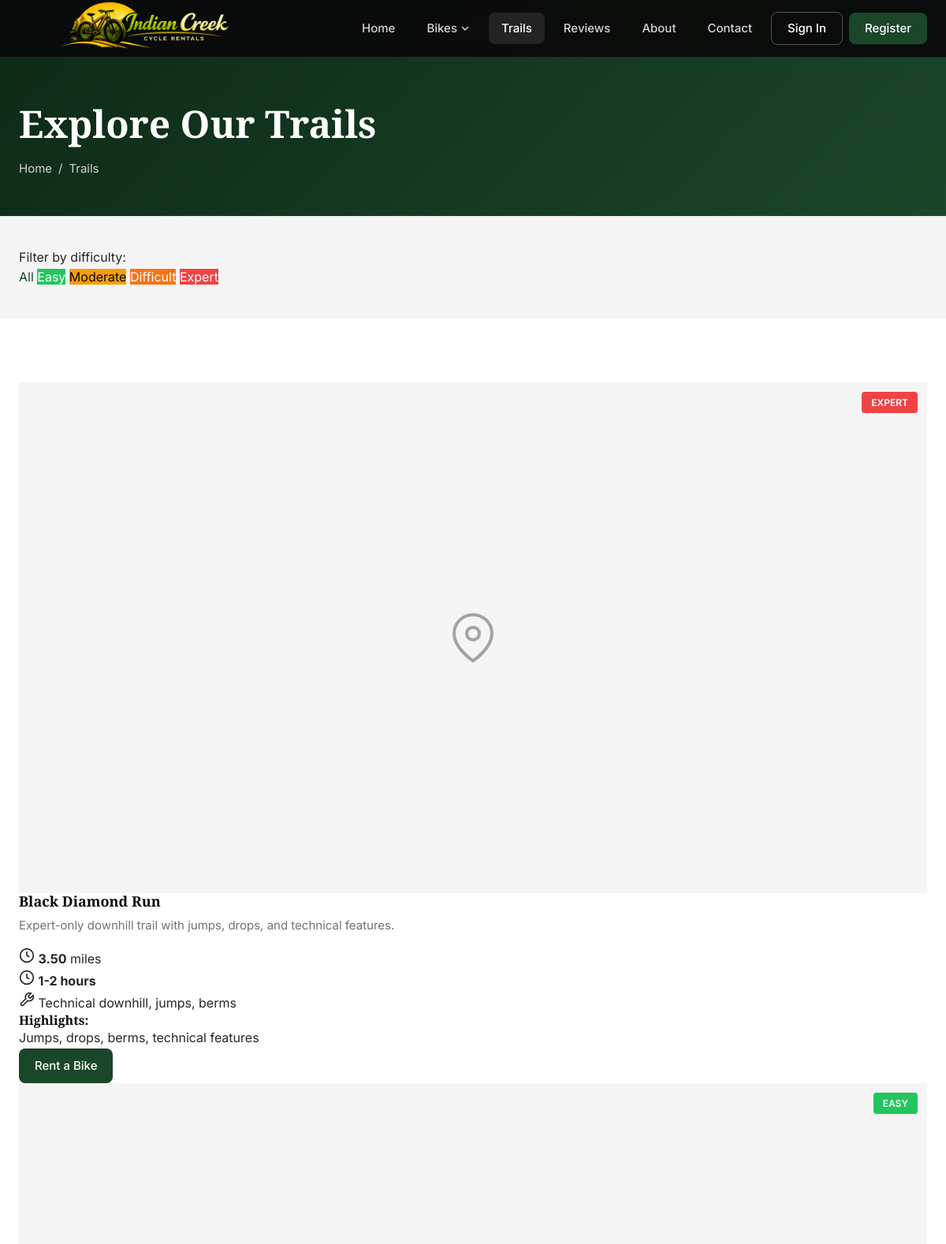
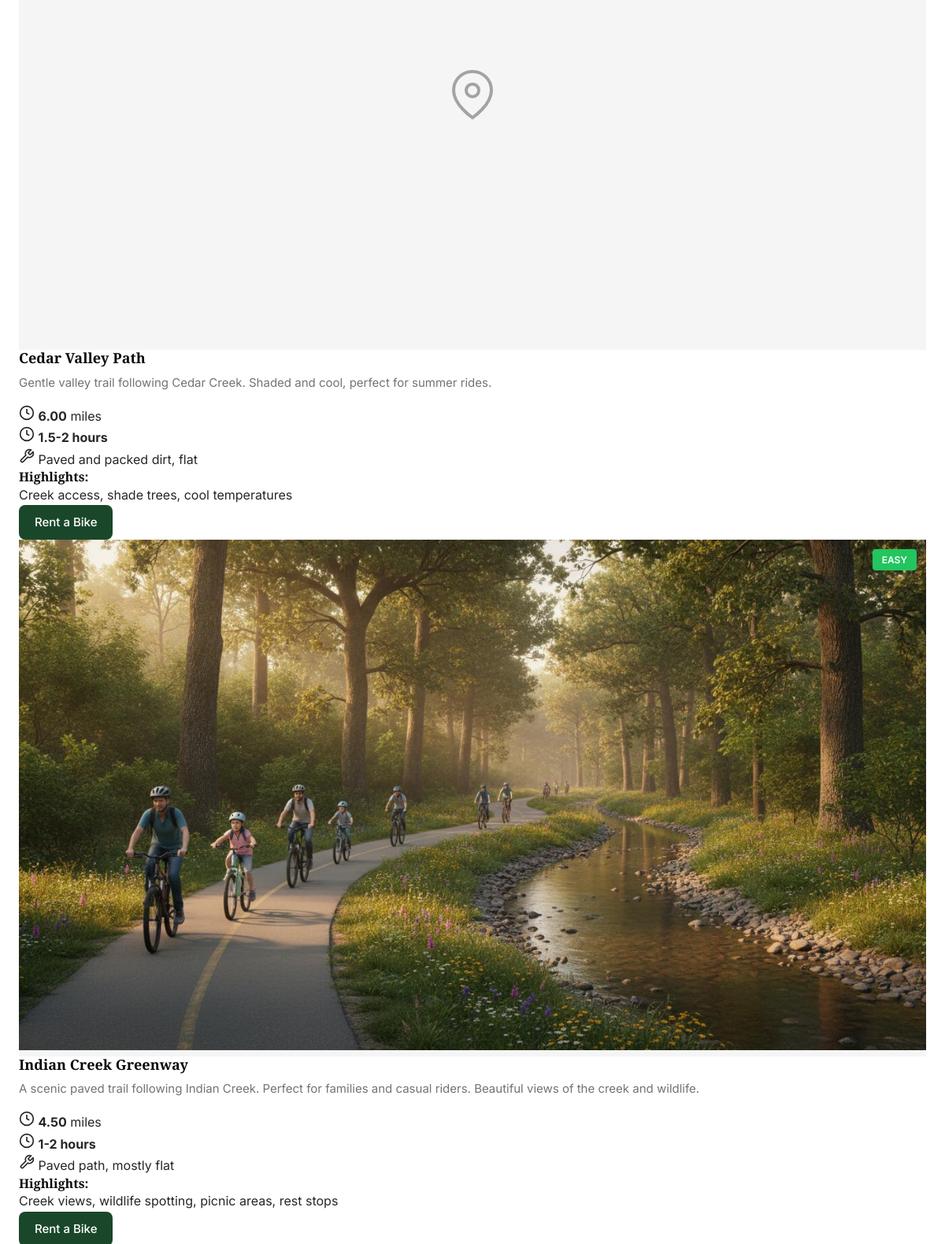
Screenshot of /trails/ (upper part) with the database file from the repository (2 pictures, top to bottom).
### core/models.py (models this page shows, shortened)
class Trail(models.Model):
    DIFFICULTY_LEVELS = [
        ('easy', 'Easy'),
        ('moderate', 'Moderate'),
        ('difficult', 'Difficult'),
        ('expert', 'Expert'),
    ]
    name = models.CharField(max_length=200)
    description = models.TextField()
    difficulty = models.CharField(max_length=20, choices=DIFFICULTY_LEVELS)
    length_miles = models.DecimalField(max_digits=5, decimal_places=2)
    estimated_time = models.CharField(max_length=50, help_text="Estimated time to complete")
    terrain = models.CharField(max_length=200, help_text="Type of terrain")
    highlights = models.TextField(help_text="Key highlights of the trail")
    image = models.ImageField(upload_to='trails/', blank=True, null=True)
    is_featured = models.BooleanField(default=False)
    created_at = models.DateTimeField(auto_now_add=True)
    class Meta:
        ordering = ['name']

### core/views.py (the view)
# urls.py: path('trails/', views.trails, name='trails'),
def trails(request):
    all_trails = Trail.objects.all()
    difficulty = request.GET.get('difficulty')
    if difficulty:
        all_trails = all_trails.filter(difficulty=difficulty)
    context = {
        'trails': all_trails,
        'difficulty_choices': Trail.DIFFICULTY_LEVELS,
        'selected_difficulty': difficulty,
    }
    return render(request, 'core/trails.html', context)

### templates/core/trails.html (shortened to what this page needs)
{% extends 'base.html' %}
{% block content %}
<section class="page-header">
    <div class="container">
        <h1 class="page-title">Explore Our Trails</h1>
        <nav class="breadcrumb">
            <a href="{% url 'home' %}">Home</a>
            <span>/</span>
            <span>Trails</span>
        </nav>
    </div>
</section>
<section class="section-sm section-alt">
    <div class="container">
        <div class="filter-bar">
            <span class="filter-label">Filter by difficulty:</span>
            <div class="filter-buttons">
                <a href="{% url 'trails' %}" class="filter-btn {% if not selected_difficulty %}active{% endif %}">All</a>
                {% for value, label in difficulty_choices %}
                <a href="?difficulty={{ value }}" class="filter-btn difficulty-{{ value }} {% if selected_difficulty == value %}active{% endif %}">{{ label }}</a>
                {% endfor %}
            </div>
        </div>
    </div>
</section>
<section class="section">
    <div class="container">
        <div class="trails-list">
            {% for trail in trails %}
            <div class="trail-item">
                <div class="trail-image">
                    {% if trail.image %}
                    <img src="{{ trail.image.url }}" alt="{{ trail.name }}">
                    {% else %}
                    <div class="trail-image-placeholder">
                        <svg width="64" height="64" viewBox="0 0 24 24" fill="none" stroke="currentColor" stroke-width="1.5">
                            <path d="M21 10c0 7-9 13-9 13s-9-6-9-13a9 9 0 0118 0z"/>
                            <circle cx="12" cy="10" r="3"/>
                        </svg>
                    </div>
                    {% endif %}
                    <span class="trail-difficulty difficulty-{{ trail.difficulty }}">{{ trail.get_difficulty_display }}</span>
                </div>
                <div class="trail-info">
                    <h3 class="trail-name">{{ trail.name }}</h3>
                    <p class="trail-description">{{ trail.description }}</p>
                    <div class="trail-meta-grid">
                        <div class="trail-meta-item">
                            <svg width="20" height="20" viewBox="0 0 24 24" fill="none" stroke="currentColor" stroke-width="2">
                                <circle cx="12" cy="12" r="10"/>
                                <path d="M12 6v6l4 2"/>
                            </svg>
                            <span><strong>{{ trail.length_miles }}</strong> miles</span>
                        </div>
                        <div class="trail-meta-item">
                            <svg width="20" height="20" viewBox="0 0 24 24" fill="none" stroke="currentColor" stroke-width="2">
                                <circle cx="12" cy="12" r="10"/>
                                <path d="M12 6v6l4 2"/>
                            </svg>
                            <span><strong>{{ trail.estimated_time }}</strong></span>
                        </div>
                        <div class="trail-meta-item">
                            <svg width="20" height="20" viewBox="0 0 24 24" fill="none" stroke="currentColor" stroke-width="2">
                                <path d="M14.7 6.3a1 1 0 000 1.4l1.6 1.6a1 1 0 001.4 0l3.77-3.77a6 6 0 01-7.94 7.94l-6.91 6.91a2.12 2.12 0 01-3-3l6.91-6.91a6 6 0 017.94-7.94l-3.76 3.76z"/>
                            </svg>
                            <span>{{ trail.terrain }}</span>
                        </div>
                    </div>
                    <div class="trail-highlights">
                        <h4>Highlights:</h4>
                        <p>{{ trail.highlights }}</p>
                    </div>
                    <div class="trail-actions">
                        <a href="{% url 'bike_list' %}?date={{ request.GET.date|default:'' }}" class="btn btn-primary">Rent a Bike</a>
                    </div>
                </div>
            </div>
            {% endfor %}
        </div>
    </div>
</section>
{% endblock %}

### static/css/main.css (style rules this page uses)
:root { --color-primary: #1a472a; --color-primary-dark: #0d2916; --color-primary-light: #2d6a3e; --color-accent: #c9a227; --color-accent-dark: #a88420; --color-black: #0a0a0a; --color-white: #ffffff; --color-gray-100: #f5f5f5; --color-gray-200: #e5e5e5; --color-gray-300: #d4d4d4; --color-gray-400: #a3a3a3; --color-gray-500: #737373; --color-gray-600: #525252; --color-gray-700: #404040; --color-gray-800: #262626; --color-gray-900: #171717; --color-success: #22c55e; --color-warning: #f59e0b; --color-danger: #ef4444; --color-info: #3b82f6; --font-heading: 'Playfair Display', Georgia, serif; --font-body: 'Inter', -apple-system, BlinkMacSystemFont, sans-serif; --shadow-sm: 0 1px 2px 0 rgba(0, 0, 0, 0.05); --shadow-md: 0 4px 6px -1px rgba(0, 0, 0, 0.1), 0 2px 4px -1px rgba(0, 0, 0, 0.06); --shadow-lg: 0 10px 15px -3px rgba(0, 0, 0, 0.1), 0 4px 6px -2px rgba(0, 0, 0, 0.05); --shadow-xl: 0 20px 25px -5px rgba(0, 0, 0, 0.1), 0 10px 10px -5px rgba(0, 0, 0, 0.04); --radius-sm: 4px; --radius-md: 8px; --radius-lg: 12px; --radius-xl: 16px; --transition-fast: 150ms ease; --transition-normal: 250ms ease; --transition-slow: 350ms ease; }
*, *::before, *::after { box-sizing: border-box; margin: 0; padding: 0; }
html { scroll-behavior: smooth; }
body { font-family: var(--font-body); font-size: 16px; line-height: 1.6; color: var(--color-gray-800); background-color: var(--color-white); }
h1, h2, h3, h4, h5, h6 { font-family: var(--font-heading); font-weight: 600; line-height: 1.2; color: var(--color-black); }
a { color: var(--color-primary); text-decoration: none; transition: color var(--transition-fast); }
img { max-width: 100%; height: auto; }
.container { width: 100%; max-width: 1280px; margin: 0 auto; padding: 0 1.5rem; }
.btn { display: inline-flex; align-items: center; justify-content: center; gap: 0.5rem; padding: 0.625rem 1.25rem; font-family: var(--font-body); font-size: 0.9375rem; font-weight: 500; text-align: center; border: none; border-radius: var(--radius-md); cursor: pointer; transition: all var(--transition-fast); }
.btn-primary { background: var(--color-primary); color: var(--color-white); }
.section { padding: 5rem 0; }
.section-sm { padding: 2.5rem 0; }
.section-alt { background: var(--color-gray-100); }
.page-header { padding: 8rem 0 3rem; background: linear-gradient(135deg, var(--color-primary-dark) 0%, var(--color-primary) 100%); color: var(--color-white); }
.page-title { font-size: clamp(2rem, 4vw, 3rem); color: var(--color-white); margin-bottom: 1rem; }
.breadcrumb { display: flex; align-items: center; gap: 0.5rem; font-size: 0.9375rem; color: var(--color-gray-300); }
.breadcrumb a { color: var(--color-gray-300); }
.trail-image { position: relative; aspect-ratio: 16 / 9; background: var(--color-gray-100); }
.trail-image img { width: 100%; height: 100%; object-fit: cover; }
.trail-image-placeholder { width: 100%; height: 100%; display: flex; align-items: center; justify-content: center; color: var(--color-gray-400); }
.trail-difficulty { position: absolute; top: 0.75rem; right: 0.75rem; padding: 0.25rem 0.75rem; font-size: 0.75rem; font-weight: 600; text-transform: uppercase; border-radius: var(--radius-sm); }
.difficulty-easy { background: var(--color-success); color: var(--color-white); }
.difficulty-moderate { background: var(--color-warning); color: var(--color-black); }
.difficulty-difficult { background: #f97316; color: var(--color-white); }
.difficulty-expert { background: var(--color-danger); color: var(--color-white); }
.trail-name { font-size: 1.125rem; margin-bottom: 0.5rem; }
.trail-description { font-size: 0.9375rem; color: var(--color-gray-500); margin-bottom: 1rem; }

### rows the page displays
Trail: difficulty "EXPERT", name "Black Diamond Run", description "Expert-only downhill trail with jumps, drops, and technical features.", length_miles "3.50", estimated_time "1-2 hours", terrain "Technical downhill, jumps, berms", highlights "Jumps, drops, berms, technical features"
Trail: difficulty "EASY", name "Cedar Valley Path", description "Gentle valley trail following Cedar Creek. Shaded and cool, perfect for summer rides.", length_miles "6.00", estimated_time "1.5-2 hours", terrain "Paved and packed dirt, flat", highlights "Creek access, shade trees, cool temperatures"
Trail: image (picture), difficulty "EASY", name "Indian Creek Greenway", description "A scenic paved trail following Indian Creek. Perfect for families and casual riders. Beautiful views of the creek and wildlife.", length_miles "4.50", estimated_time "1-2 hours", terrain "Paved path, mostly flat", highlights "Creek views, wildlife spotting, picnic areas, rest stops"

### other values shown
{{ label }} "Easy" "Moderate" "Difficult" "Expert"
